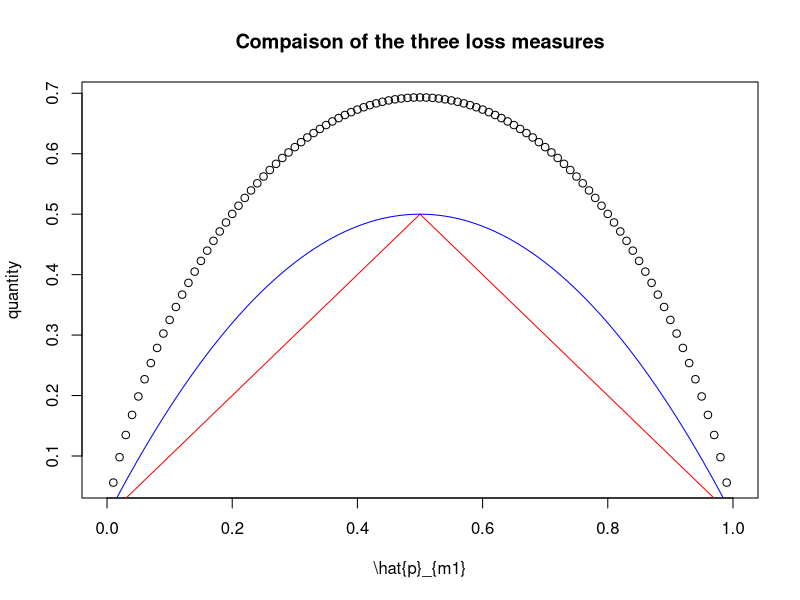

The R script that drew this image:
## ---- chunk 1
seq=seq(0, 1, 0.01)
G=2*seq*(1-seq)
E=pmin(seq,1-seq)
D=-seq*log(seq)-(1-seq)*log(1-seq)
plot(seq,D,ylab="quantity",xlab="\\hat{p}_{m1}")
lines(seq,E,col="red")
lines(seq,G,col="blue")
title("Compaison of the three loss measures")
